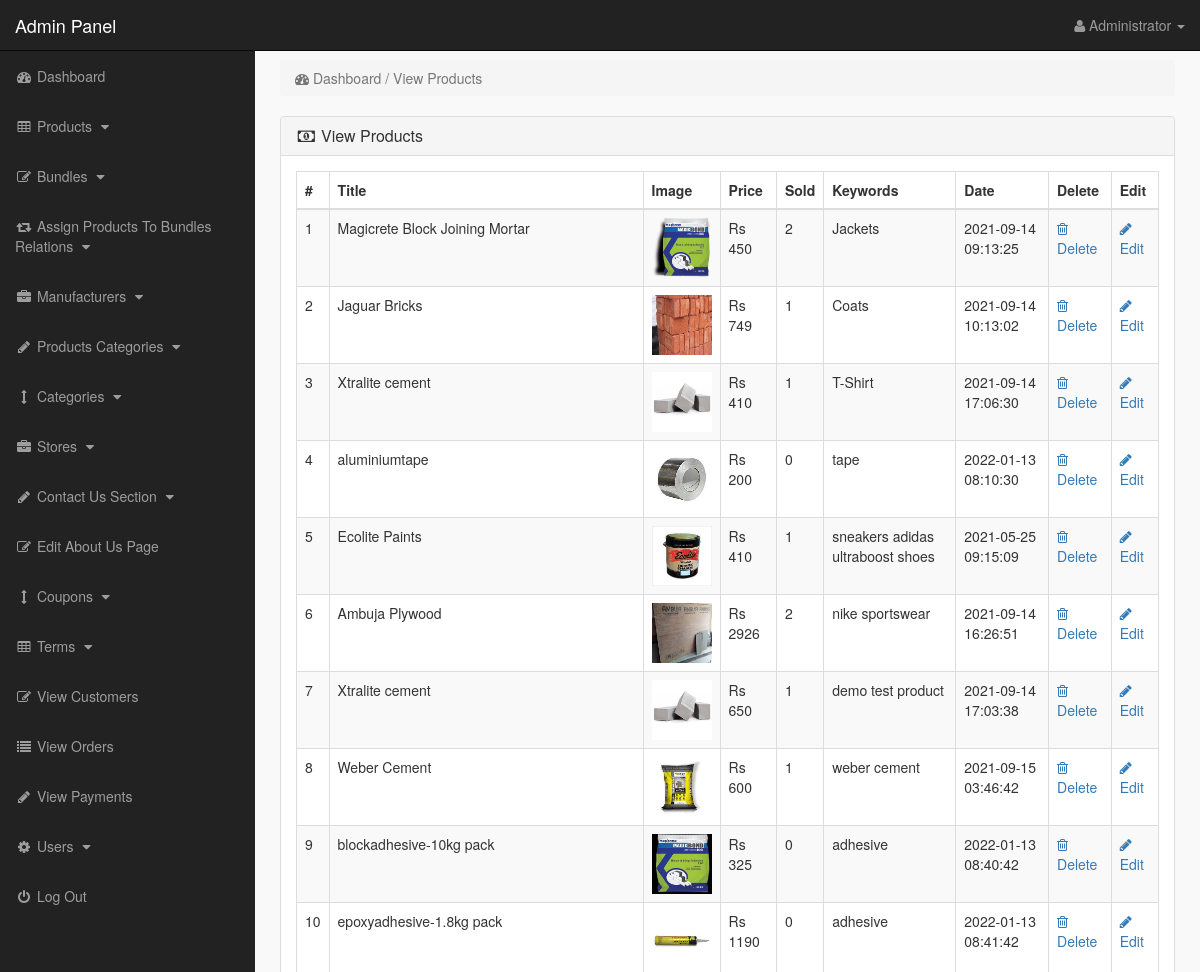
Before: /admin_area/index.php?view_products (signed in, upper part) with the older database file.
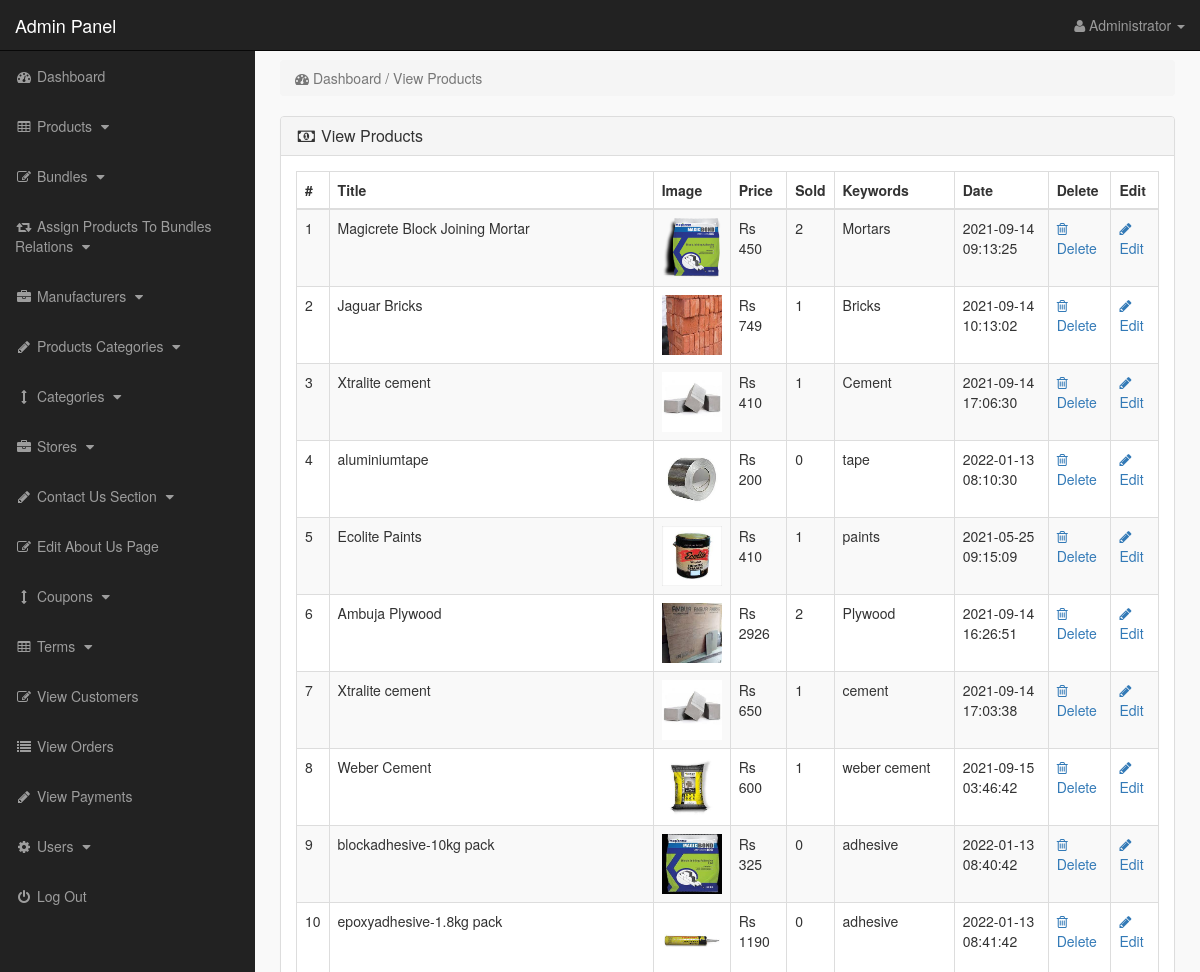
After: the same page with the newer database file.
### tables this page shows
CREATE TABLE `products` (
  `product_id` int(10) NOT NULL,
  `p_cat_id` int(10) NOT NULL,
  `cat_id` int(10) NOT NULL,
  `manufacturer_id` int(10) NOT NULL,
  `date` timestamp NOT NULL DEFAULT CURRENT_TIMESTAMP ON UPDATE CURRENT_TIMESTAMP,
  `product_title` text NOT NULL,
  `product_url` text NOT NULL,
  `product_img1` text NOT NULL,
  `product_img2` text NOT NULL,
  `product_img3` text NOT NULL,
  `product_price` int(10) NOT NULL,
  `product_psp_price` int(100) NOT NULL,
  `product_desc` text NOT NULL,
  `product_features` text NOT NULL,
  `product_video` text NOT NULL,
  `product_keywords` text NOT NULL,
  `product_label` text NOT NULL,
  `status` varchar(255) NOT NULL
);

### admin_area/view_products.php (the view)
<?php
if(!isset($_SESSION['admin_email'])){
echo "<script>window.open('login.php','_self')</script>";
}
else {
?>
<div class="row">
<div class="col-lg-12" >
<ol class="breadcrumb" >
<li class="active" >
<i class="fa fa-dashboard"></i> Dashboard / View Products
</li>
</ol>
</div>
</div>
<div class="row" >
<div class="col-lg-12" >
<div class="panel panel-default" >
<div class="panel-heading" >
<h3 class="panel-title" >
<i class="fa fa-money fa-fw" ></i> View Products
</h3>
</div>
<div class="panel-body" >
<div class="table-responsive" >
<table class="table table-bordered table-hover table-striped" >
<thead>
<tr>
<th>#</th>
<th>Title</th>
<th>Image</th>
<th>Price</th>
<th>Sold</th>
<th>Keywords</th>
<th>Date</th>
<th>Delete</th>
<th>Edit</th>
</tr>
</thead>
<tbody>
<?php
$i = 0;
$get_pro = "select * from products where status='product'";
$run_pro = mysqli_query($con,$get_pro);
while($row_pro=mysqli_fetch_array($run_pro)){
$pro_id = $row_pro['product_id'];
$pro_title = $row_pro['product_title'];
$pro_image = $row_pro['product_img1'];
$pro_price = $row_pro['product_price'];
$pro_keywords = $row_pro['product_keywords'];
$pro_date = $row_pro['date'];
$i++;
?>
<tr>
<td><?php echo $i; ?></td>
<td><?php echo $pro_title; ?></td>
<td><img src="product_images/<?php echo $pro_image; ?>" width="60" height="60"></td>
<td>Rs <?php echo $pro_price; ?></td>
<td>
<?php
$get_sold = "select * from pending_orders where product_id='$pro_id'";
$run_sold = mysqli_query($con,$get_sold);
$count = mysqli_num_rows($run_sold);
echo $count;
?>
</td>
<td> <?php echo $pro_keywords; ?> </td>
<td><?php echo $pro_date; ?></td>
<td>
<a href="index.php?delete_product=<?php echo $pro_id; ?>">
<i class="fa fa-trash-o"> </i> Delete
</a>
</td>
<td>
<a href="index.php?edit_product=<?php echo $pro_id; ?>">
<i class="fa fa-pencil"> </i> Edit
</a>
</td>
</tr>
<?php } ?>
</tbody>
</table>
</div>
</div>
</div>
</div>
</div>
<?php } ?>

### admin_area/index.php (shortened to what this page needs)
<?php
include("includes/db.php");
if(!isset($_SESSION['admin_email'])){
echo "<script>window.open('login.php','_self')</script>";
}
else {
?>
<?php
$admin_session = $_SESSION['admin_email'];
$get_admin = "select * from admins  where admin_email='$admin_session'";
$run_admin = mysqli_query($con,$get_admin);
$row_admin = mysqli_fetch_array($run_admin);
$admin_name = $row_admin['admin_name'];
?>
<!DOCTYPE html>
<html>
<head>
<link href="css/bootstrap.min.css" rel="stylesheet">
<link href="css/style.css" rel="stylesheet">
<link href="font-awesome/css/font-awesome.min.css" rel="stylesheet" >
</head>
<body>
<div id="wrapper">
<?php include("includes/sidebar.php");  ?>
<div id="page-wrapper">
<div class="container-fluid">
<?php
if(isset($_GET['view_products'])){
include("view_products.php");
}
?>
</div>
</div>
</div>
</body>
</html>
<?php } ?>

### admin_area/includes/sidebar.php (shortened to what this page needs)
<?php
if(!isset($_SESSION['admin_email'])){
echo "<script>window.open('login.php','_self')</script>";
}
else {
?>
<nav class="navbar navbar-inverse navbar-fixed-top" >
<div class="navbar-header" >
<a class="navbar-brand" href="index.php?dashboard" >Admin Panel</a>
</div>
<ul class="nav navbar-right top-nav" >
<li class="dropdown" >
<a href="#" class="dropdown-toggle" data-toggle="dropdown" >
<i class="fa fa-user" ></i>
<?php echo $admin_name; ?> <b class="caret" ></b>
</a>
</li>
</ul>
<div class="collapse navbar-collapse navbar-ex1-collapse">
<ul class="nav navbar-nav side-nav">
<li>
<a href="index.php?dashboard">
<i class="fa fa-fw fa-dashboard"></i> Dashboard
</a>
</li>
<li>
<a href="#" data-toggle="collapse" data-target="#products">
<i class="fa fa-fw fa-table"></i> Products
<i class="fa fa-fw fa-caret-down"></i>
</a>
</li>
<li>
<a href="#" data-toggle="collapse" data-target="#bundles">
<i class="fa fa-fw fa-edit"></i> Bundles
<i class="fa fa-fw fa-caret-down"></i>
</a>
</li>
<li>
<a href="#" data-toggle="collapse" data-target="#relations">
<i class="fa fa-fw fa-retweet"></i> Assign Products To Bundles Relations
<i class="fa fa-fw fa-caret-down"></i>
</a>
</li>
<li>
<a href="#" data-toggle="collapse" data-target="#manufacturers">
<i class="fa fa-fw fa-briefcase"></i> Manufacturers
<i class="fa fa-fw fa-caret-down"></i>
</a>
</li>
<li>
<a href="#" data-toggle="collapse" data-target="#p_cat">
<i class="fa fa-fw fa-pencil"></i> Products Categories
<i class="fa fa-fw fa-caret-down"></i>
</a>
</li>
<li>
<a href="#" data-toggle="collapse" data-target="#cat">
<i class="fa fa-fw fa-arrows-v"></i> Categories
<i class="fa fa-fw fa-caret-down"></i>
</a>
</li>
<li>
<a href="#" data-toggle="collapse" data-target="#store">
<i class="fa fa-fw fa-briefcase"></i> Stores
<i class="fa fa-fw fa-caret-down"></i>
</a>
</li>
<li>
<a href="#" data-toggle="collapse" data-target="#contact_us">
<i class="fa fa-fw fa-pencil"> </i> Contact Us Section
<i class="fa fa-fw fa-caret-down"></i>
</a>
</li>
<li>
<a href="index.php?edit_about_us">
<i class="fa fa-fw fa-edit"></i> Edit About Us Page
</a>
</li>
<li>
<a href="#" data-toggle="collapse" data-target="#coupons">
<i class="fa fa-fw fa-arrows-v"></i> Coupons
<i class="fa fa-fw fa-caret-down"></i>
</a>
</li>
<li>
<a href="#" data-toggle="collapse" data-target="#terms" >
<i class="fa fa-fw fa-table"></i> Terms
<i class="fa fa-fw fa-caret-down"></i>
</a>
</li>
<li>
<a href="index.php?view_customers">
<i class="fa fa-fw fa-edit"></i> View Customers
</a>
</li>
<li>
<a href="index.php?view_orders">
<i class="fa fa-fw fa-list"></i> View Orders
</a>
</li>
<li>
<a href="index.php?view_payments">
<i class="fa fa-fw fa-pencil"></i> View Payments
</a>
</li>
<li>
<a href="#" data-toggle="collapse" data-target="#users">
<i class="fa fa-fw fa-gear"></i> Users
<i class="fa fa-fw fa-caret-down"></i>
</a>
</li>
<li>
<a href="logout.php">
<i class="fa fa-fw fa-power-off"></i> Log Out
</a>
</li>
</ul>
</div>
</nav>
<?php } ?>

### admin_area/css/style.css (style rules this page uses)
body { margin-top:100px; }
@media (min-width: 768px) { body { margin-top:50px; } }
#wrapper { padding-left:0; }
#page-wrapper { width:100%; padding:0; background-color:#F9F9F9; }
@media (min-width: 768px) { #wrapper { padding-left:255px; } }
@media (min-width: 768px) { #page-wrapper { padding:10px; } }
.top-nav { padding:0 15px; }
.top-nav>li { display:inline-block; float:left; }
.top-nav>li>a { padding-top:15px; padding-bottom:15px; line-height:20px; color:#999; }
@media (min-width: 768px) { .side-nav { position:fixed; top:51px; width:255px; border-radius:0; overflow-y:auto; background-color: #222; bottom:0; overflow-x:hidden; padding-bottom:40px; } }
@media (min-width: 768px) { .side-nav>li>a { width:255px; } }
.panel-body { border-radius:5px; }

Changed rows visible on the page:
changed products "Magicrete Block Joining Mortar": product_keywords "Jackets" → "Mortars"
changed products "Jaguar Bricks": product_keywords "Coats" → "Bricks"
changed products: product_keywords "T-Shirt" → "Cement"
changed products "Ecolite Paints": product_keywords "sneakers adidas ultraboost shoes" → "paints"
changed products "Ambuja Plywood": product_keywords "nike sportswear" → "Plywood"
changed products: product_keywords "demo test product" → "cement"
